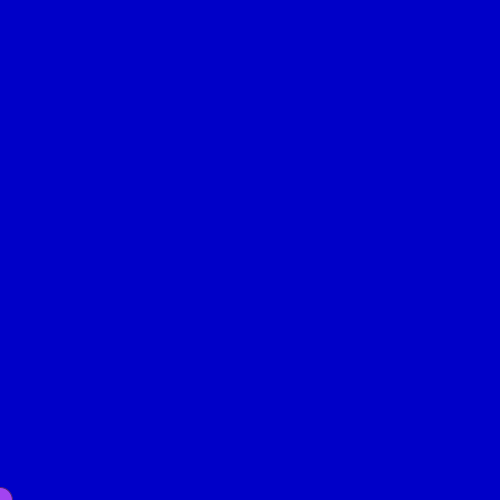
Frame 1 (no input)
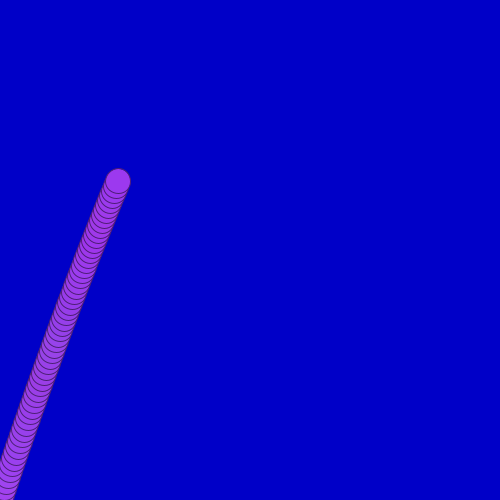
Frame 60 (the mouse pressed at the canvas centre just before this capture)
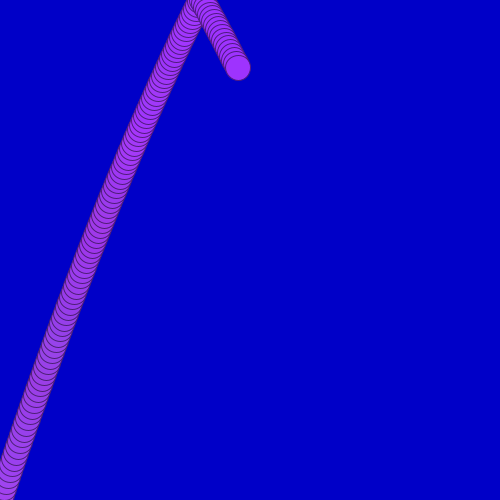
Frame 120 (the mouse held since frame 60 and released just before this capture)

The Processing sketch that drew these frames (run headless with seeded random() and noise(); from frame 60 on, the mouse is pressed at the canvas centre):

// Processing sketch: Bila9_2D_losSterowanie
// ── Bila9_2D_losSterowanie.pde
// "BILA" - MODEL RUCHU PUNKTU MATERIALNEGO - kolejne przybliżenia
//*////////////////////////////////////////////////////////////////
//  Program Processingu w trybie 2 - z widocznymi funkcjami
//*////////////////////////////////////////////////////////////////
int FR=50; //Na ile kroków dzielimy sekundę?

void setup() //Jest wykonywane raz - po uruchomieniu
{
  size(500,500);
  //noSmooth(); //Bez wygładzania linii? Po prostu odkomentować 
  background(0,0,200); //rgB
  frameRate(FR);
}

float h=0;
float x=0;
float vh=300; //prędkość pionowa w pikselach/SEKUNDĘ (!)
float vx=100; //prędkość pozioma
float ah=-50; //Przyśpieszenie/hamowanie - tylko w pionie
float M=0.90; //Wydajność odbicia sprężystego 1-B = ile energii kinetycznej się rozprasza nie wraca do prędkości po odbiciu

float R=random(255),G=random(255),B=random(255);
void draw() //Jest wykonywane w niewidocznej pętli
{
  //Wizualizacja
  R+=random(-2.0,2.0);
  G+=random(-2.0,2.0);
  B+=random(-2.0,2.0); //Losuje z zakresu i o tyle powiększa (jak ujemna to pomniejsza)
  //print(R,' '); //,G,' ',B,"; ");
  fill(R,G,B);
  stroke(R/2,G/2,B/2);
  ellipse(x,height-h,25,25);
  
  //Jak się "intencjonalnie" zmieniają przyśpieszenia?
  //
  // ... TU UZUPEŁNIĆ ...
  //
  
  //Właściwy model
  vh+=ah*1/FR; //Powiększ prędkość o zmianę prędkości czyli przyśpieszenie pomnożone  przez jednostkę czasu 
  h+=vh*1/FR;  //Powiększ wysokość o drogę czyli prędkość pomnożoną  przez jednostkę czasu
  x+=vx*1/FR;  //Powiększ położenie poziome

  //Odbijamy od ścianek okna! Upraszczamy mechanizm odbicia
  if(h<0) 
  {
    vh=-vh*M;
    h=0; //Trochę oszukujemy
  }
  else
  if(height<h)
  {
    vh=-vh*M;
    h=height; //Trochę oszukujemy
  }
  //else //A jakby to wykomentować?
  if(x<0)
  {
     vx=-vx*M;
     x=0; //Trochę oszukujemy
  }
  else
  if(width<x)
  {
     vx=-vx*M;
     x=width; //Trochę oszukujemy
     //print(x,' ');
  }
}
